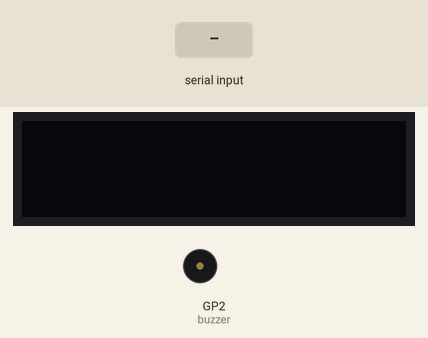
Bench run of a program on a simulated Raspberry Pi Pico running MicroPython. Shown: 128×32 one-colour display, buzzer (waves = sounding, pin HIGH). Inputs (shaded band) come from the test bench. Library files of the repository ran but are not shown: ssd1306.py; what the program prints to the serial console is not drawn.

Above: at 1.2 s.
1.3 s: "1" received over the second serial link
At 2.4 s:
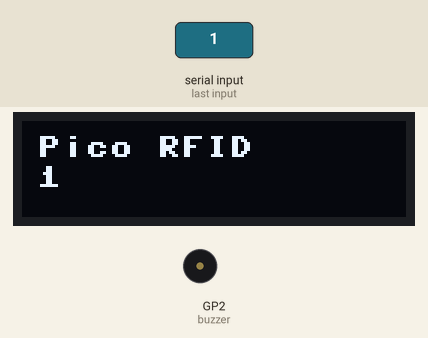
3.0 s: "0" received over the second serial link
At 3.7 s:
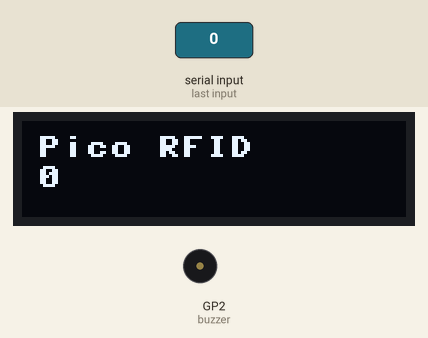
4.7 s: "2" received over the second serial link
At 6.2 s:
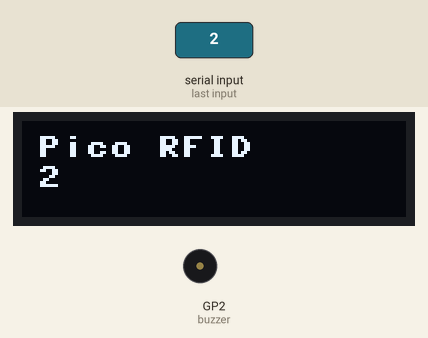
Timing chart, 0 to 7.7 s (numbered marks = the images above; inputs shaded):
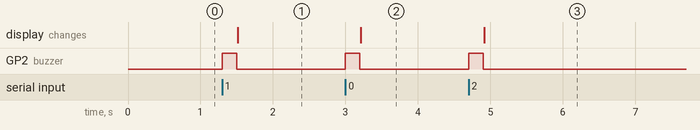

Measured:
- after the input at 1.3 s, GP2 (buzzer): LOW → HIGH at once, → LOW 0.20 s later; the display: changes after 0.21 s (image 1)
- after the input at 3.0 s, GP2 (buzzer): LOW → HIGH at once, → LOW 0.20 s later; the display: changes after 0.21 s (image 2)
- after the input at 4.7 s, GP2 (buzzer): LOW → HIGH at once, → LOW 0.20 s later; the display: changes after 0.21 s (image 3)

The program:

Board_test.py
```python
 # Display Image & text on I2C driven ssd1306 OLED display
from machine import Pin, I2C, UART
from ssd1306 import SSD1306_I2C
import framebuf
import utime

buzzer = Pin(2, Pin.OUT)
uart = UART(0, baudrate=9600,
                    bits=8, parity=None, stop=1)

print(uart)

WIDTH  = 128                                            # oled display width
HEIGHT = 32                                             # oled display height

#i2c = I2C(0)                                            # Init I2C using I2C0 defaults, SCL=Pin(GP9), SDA=Pin(GP8), freq=400000
i2c = I2C(0, freq=399361, scl=Pin(21), sda=Pin(20))
print(i2c)
print("I2C Address      : "+hex(i2c.scan()[0]).upper()) # Display device address
print("I2C Configuration: "+str(i2c))                   # Display I2C config


oled = SSD1306_I2C(WIDTH, HEIGHT, i2c)                  # Init oled display

# Raspberry Pi logo as 32x32 bytearray
buffer = bytearray(b"\x00\x00\x00\x00\x00\x00\x00\x00\x00\x00\x00\x00\x00|?\x00\x01\x86@\x80\x01\x01\x80\x80\x01\x11\x88\x80\x01\x05\xa0\x80\x00\x83\xc1\x00\x00C\xe3\x00\x00~\xfc\x00\x00L'\x00\x00\x9c\x11\x00\x00\xbf\xfd\x00\x00\xe1\x87\x00\x01\xc1\x83\x80\x02A\x82@\x02A\x82@\x02\xc1\xc2@\x02\xf6>\xc0\x01\xfc=\x80\x01\x18\x18\x80\x01\x88\x10\x80\x00\x8c!\x00\x00\x87\xf1\x00\x00\x7f\xf6\x00\x008\x1c\x00\x00\x0c \x00\x00\x03\xc0\x00\x00\x00\x00\x00\x00\x00\x00\x00\x00\x00\x00\x00")

# Load the raspberry pi logo into the framebuffer (the image is 32x32)
fb = framebuf.FrameBuffer(buffer, 32, 32, framebuf.MONO_HLSB)

# Clear the oled display in case it has junk on it.
oled.fill(0)

# Blit the image from the framebuffer to the oled display
#oled.blit(fb, 96, 0)
while True:
    print("aaaa")
    #uart.write('h')
    command= uart.read(12)

    if command:
        print(command.decode("utf-8"))
        buzzer(1)
        utime.sleep(0.2)
        buzzer(0)
        oled.fill(0)
        oled.text("Pico RFID",5,5)
        oled.text(command,5,15)

    # Finally update the oled display so the image & text is displayed
        oled.show()
        command=""
```
